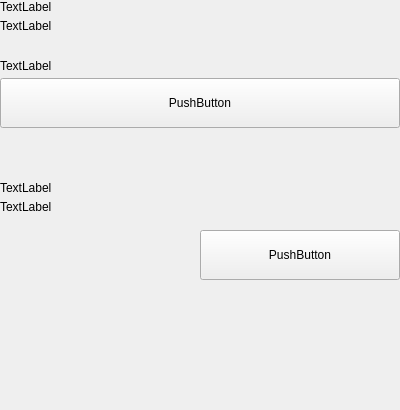
<?xml version="1.0" encoding="UTF-8"?>
<ui version="4.0">
 <class>SettingsBackupWallet</class>
 <widget class="QWidget" name="SettingsBackupWallet">
  <property name="geometry">
   <rect>
    <x>0</x>
    <y>0</y>
    <width>400</width>
    <height>410</height>
   </rect>
  </property>
  <property name="windowTitle">
   <string>Form</string>
  </property>
  <layout class="QVBoxLayout" name="verticalLayout">
   <property name="spacing">
    <number>0</number>
   </property>
   <property name="leftMargin">
    <number>0</number>
   </property>
   <property name="topMargin">
    <number>0</number>
   </property>
   <property name="rightMargin">
    <number>0</number>
   </property>
   <property name="bottomMargin">
    <number>0</number>
   </property>
   <item>
    <widget class="QWidget" name="left" native="true">
     <layout class="QVBoxLayout" name="verticalLayout_2">
      <property name="leftMargin">
       <number>0</number>
      </property>
      <property name="topMargin">
       <number>0</number>
      </property>
      <property name="rightMargin">
       <number>0</number>
      </property>
      <property name="bottomMargin">
       <number>0</number>
      </property>
      <item>
       <layout class="QVBoxLayout" name="verticalLayoutTitle">
        <property name="spacing">
         <number>5</number>
        </property>
        <item>
         <widget class="QLabel" name="labelTitle">
          <property name="text">
           <string>TextLabel</string>
          </property>
         </widget>
        </item>
        <item>
         <widget class="QLabel" name="labelSubtitle1">
          <property name="text">
           <string>TextLabel</string>
          </property>
          <property name="wordWrap">
           <bool>true</bool>
          </property>
         </widget>
        </item>
       </layout>
      </item>
      <item>
       <spacer name="verticalSpacer_5">
        <property name="orientation">
         <enum>Qt::Vertical</enum>
        </property>
        <property name="sizeHint" stdset="0">
         <size>
          <width>20</width>
          <height>20</height>
         </size>
        </property>
       </spacer>
      </item>
      <item>
       <layout class="QVBoxLayout" name="verticalLayout_9">
        <property name="spacing">
         <number>5</number>
        </property>
        <item>
         <widget class="QLabel" name="labelSubtitleLocation">
          <property name="text">
           <string>TextLabel</string>
          </property>
         </widget>
        </item>
        <item>
         <widget class="QPushButton" name="pushButtonDocuments">
          <property name="minimumSize">
           <size>
            <width>0</width>
            <height>50</height>
           </size>
          </property>
          <property name="maximumSize">
           <size>
            <width>16777215</width>
            <height>50</height>
           </size>
          </property>
          <property name="text">
           <string>PushButton</string>
          </property>
         </widget>
        </item>
       </layout>
      </item>
      <item>
       <spacer name="verticalSpacer_2">
        <property name="orientation">
         <enum>Qt::Vertical</enum>
        </property>
        <property name="sizeHint" stdset="0">
         <size>
          <width>20</width>
          <height>40</height>
         </size>
        </property>
       </spacer>
      </item>
      <item>
       <widget class="QLabel" name="labelDivider">
        <property name="minimumSize">
         <size>
          <width>0</width>
          <height>1</height>
         </size>
        </property>
        <property name="maximumSize">
         <size>
          <width>16777215</width>
          <height>1</height>
         </size>
        </property>
        <property name="text">
         <string/>
        </property>
       </widget>
      </item>
      <item>
       <layout class="QVBoxLayout" name="verticalLayoutTitle_2">
        <property name="spacing">
         <number>5</number>
        </property>
        <item>
         <widget class="QLabel" name="labelTitle_2">
          <property name="text">
           <string>TextLabel</string>
          </property>
         </widget>
        </item>
        <item>
         <widget class="QLabel" name="labelSubtitle_2">
          <property name="text">
           <string>TextLabel</string>
          </property>
          <property name="wordWrap">
           <bool>true</bool>
          </property>
         </widget>
        </item>
       </layout>
      </item>
      <item>
       <spacer name="verticalSpacer_6">
        <property name="orientation">
         <enum>Qt::Vertical</enum>
        </property>
        <property name="sizeHint" stdset="0">
         <size>
          <width>20</width>
          <height>10</height>
         </size>
        </property>
       </spacer>
      </item>
      <item>
       <layout class="QHBoxLayout" name="horizontalLayout_8">
        <item>
         <spacer name="horizontalSpacer_6">
          <property name="orientation">
           <enum>Qt::Horizontal</enum>
          </property>
          <property name="sizeType">
           <enum>QSizePolicy::Expanding</enum>
          </property>
          <property name="sizeHint" stdset="0">
           <size>
            <width>40</width>
            <height>20</height>
           </size>
          </property>
         </spacer>
        </item>
        <item>
         <widget class="QPushButton" name="pushButtonSave_2">
          <property name="minimumSize">
           <size>
            <width>200</width>
            <height>50</height>
           </size>
          </property>
          <property name="maximumSize">
           <size>
            <width>200</width>
            <height>50</height>
           </size>
          </property>
          <property name="text">
           <string>PushButton</string>
          </property>
         </widget>
        </item>
       </layout>
      </item>
     </layout>
    </widget>
   </item>
   <item>
    <spacer name="verticalSpacer">
     <property name="orientation">
      <enum>Qt::Vertical</enum>
     </property>
     <property name="sizeHint" stdset="0">
      <size>
       <width>20</width>
       <height>40</height>
      </size>
     </property>
    </spacer>
   </item>
  </layout>
 </widget>
 <resources/>
 <connections/>
</ui>
